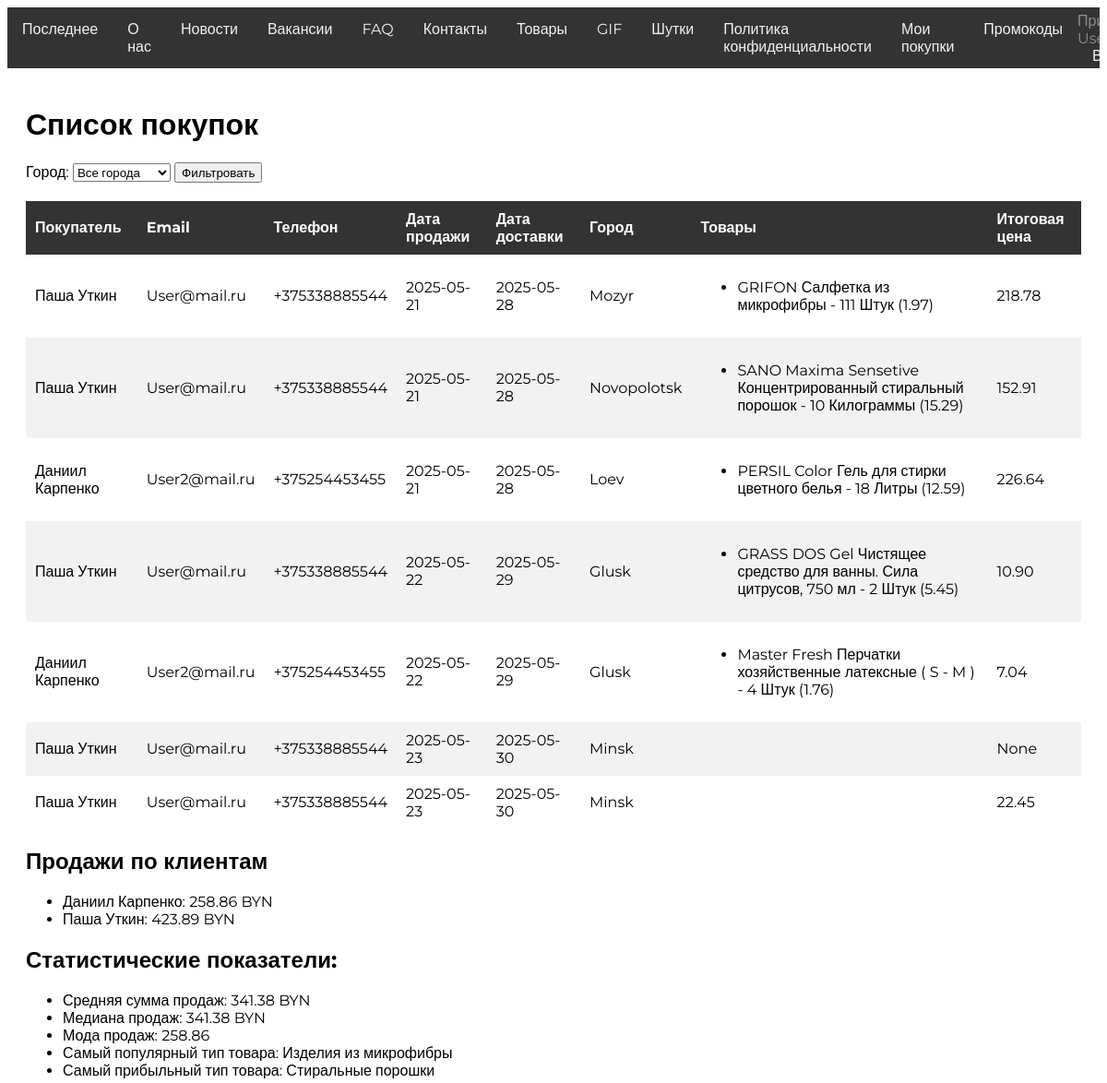
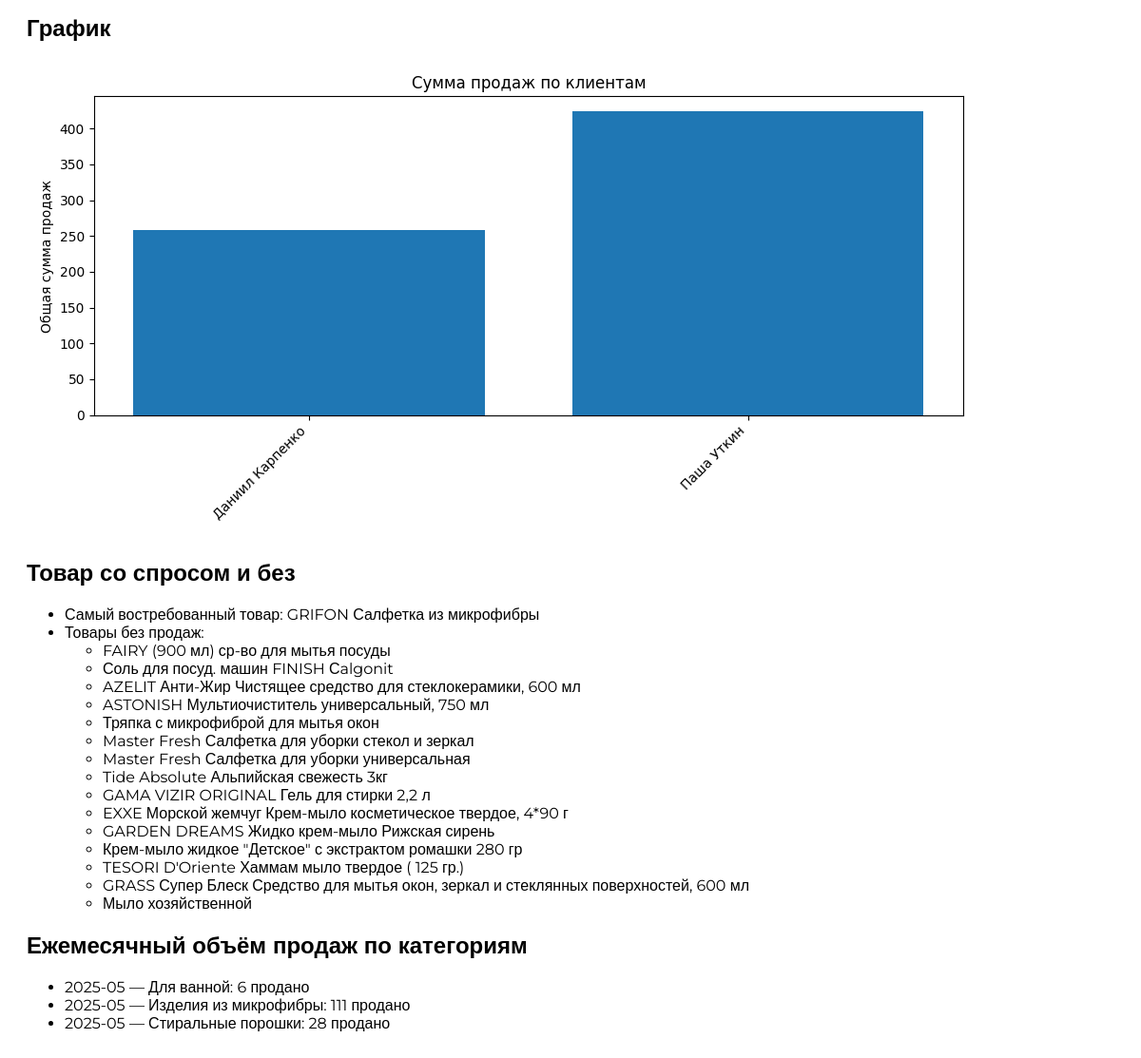
The page /sales/ (signed in) on the database its author committed (2 pictures, top to bottom).
### OnlineShop/models.py (models this page shows, shortened)
class Sale(models.Model):
    objects = models.Manager()
    customer = models.ForeignKey(Customer, on_delete=models.CASCADE)
    products = models.ManyToManyField(Product, through='SaleProduct')
    sale_date = models.DateTimeField(auto_now_add=True)
    delivery_date = models.DateTimeField()
    total_price = models.DecimalField(max_digits=10, decimal_places=2, null=True, blank=True)
    city = models.CharField(max_length=100, default="Неизвестно")

class Customer(models.Model):
    objects = models.Manager()
    first_name = models.CharField(max_length=50)
    last_name = models.CharField(max_length=50)
    email = models.EmailField(unique=True)
    phone = models.CharField(max_length=15)

class SaleProduct(models.Model):
    objects = models.Manager()
    sale = models.ForeignKey(Sale, on_delete=models.CASCADE)
    product = models.ForeignKey(Product, on_delete=models.CASCADE)
    quantity = models.PositiveIntegerField()
    price = models.DecimalField(max_digits=10, decimal_places=2, default=0)

class Product(models.Model):
    UNIT_CHOICES = [
        ('pcs', 'Штук'),
        ('kg', 'Килограммы'),
        ('l', 'Литры'),
    ]
    objects = models.Manager()
    name = models.CharField(max_length=100)
    price = models.DecimalField(max_digits=10, decimal_places=2)
    unit = models.CharField(max_length=3, choices=UNIT_CHOICES, default='pcs')
    category = models.ForeignKey(Category, on_delete=models.CASCADE, related_name='products')

class Category(models.Model):
    objects = models.Manager()
    name = models.CharField(max_length=100)

### OnlineShop/views.py (the view)
# urls.py: path('sales/', views.sale_list, name='sale_list'),
def sale_list(request):
    selected_city = request.GET.get('city')
    sales = Sale.objects.select_related('customer').prefetch_related('saleproduct_set__product')
    if selected_city:
        sales = sales.filter(city=selected_city)
    unique_cities = Sale.objects.values_list('city', flat=True).distinct().order_by('city')
    customers = Customer.objects.order_by('last_name', 'first_name')
    sales_total_by_customer = {
        f"{customer.first_name} {customer.last_name}": round(
            SaleProduct.objects.filter(
                sale__customer=customer
            ).aggregate(total=Sum(F('quantity') * F('product__price')))['total'] or 0, 2
        )
        for customer in customers
    }
    sales_totals = list(sales_total_by_customer.values())
    try:
        sales_mean = round(mean(sales_totals), 2)
        sales_median = round(median(sales_totals), 2)
        sales_mode = round(mode(sales_totals), 2)
    except StatisticsError:
        sales_mode = "Нет моды"
    product_sales = SaleProduct.objects.values('product__category__name').annotate(
        total_quantity=Sum('quantity'),
        total_profit=Sum(F('quantity') * F('product__price'))
    ).order_by('-total_quantity')
    most_popular_type = product_sales[0]['product__category__name'] if product_sales else "Нет данных"
    most_profitable_type = sorted(product_sales, key=lambda x: x['total_profit'], reverse=True)[0]['product__category__name'] if product_sales else "Нет данных"
    most_demanded_product = SaleProduct.objects.values('product__name').annotate(
        total=Sum('quantity')
    ).order_by('-total').first()
    most_demanded_product_name = most_demanded_product['product__name'] if most_demanded_product else "Нет данных"
    sold_product_ids = SaleProduct.objects.values_list('product_id', flat=True).distinct()
    unsold_products = Product.objects.exclude(id__in=sold_product_ids)
    monthly_sales = SaleProduct.objects.annotate(
        month=TruncMonth('sale__sale_date')
    ).values('month', 'product__category__name').annotate(
        total=Sum('quantity')
    ).order_by('month')
    return render(request, 'sale_list.html', {
        'sales': sales,
        'unique_cities': unique_cities,
        'selected_city': selected_city,
        'sales_total_by_customer': sales_total_by_customer,
        'sales_mean': sales_mean,
        'sales_median': sales_median,
        'sales_mode': sales_mode,
        'most_popular_type': most_popular_type,
        'most_profitable_type': most_profitable_type,
        'most_demanded_product_name': most_demanded_product_name,
        'unsold_products': unsold_products,
        'monthly_sales': monthly_sales,
    })

### templates/sale_list.html (shortened to what this page needs)
<!DOCTYPE html>
{% load static %}
<html lang="en">
<head>
    <link rel="stylesheet" href="{% static 'css/styles.css' %}"/>
</head>
<body class="body">
<div class="navbar">
    <div class="left-items">
        <a href="#" id="latest" class="tab">Последнее</a>
        <a href="#" id="about" class="tab">О нас</a>
        <a href="#" id="news" class="tab">Новости</a>
        <a href="{% url 'vacancy_list' %}" id="vacancies" class="tab">Вакансии</a>
        <a href="#" id="faq" class="tab">FAQ</a>
        <a href="#" id="contacts" class="tab">Контакты</a>
        <a href="#" id="products" class="tab">Товары</a>
        <a href="#" id="gif" class="tab">GIF</a>
        <a href="#" id="rand" class="tab">Шутки</a>
        <a href="{% url 'privacy_policy' %}" id="privacy-policy" class="tab">Политика конфиденциальности</a>
        {% if user.is_authenticated and not user.is_staff %}
            <a href="{% url 'my_purchases' %}" id="mypurchases" class="tab">Мои покупки</a>
        {% endif %}
        {% if user.is_authenticated %}
            <a href="{% url 'promo_list' %}" id="promocodes" class="tab">Промокоды</a>
        {% endif %}
    </div>
    {% if user.is_authenticated %}
        <div class="sp">
            <span>Привет, {{ user.username }}!</span>
            <a href="/logout">Выйти</a>
        </div>
    {% else %}
        <a href="/login">Войти</a>
    {% endif %}
</div>
<div class="container">
    <h1>Список покупок</h1>
    <form method="get" class="form-inline" style="margin-bottom: 20px;">
        <label for="city">Город:</label>
        <select name="city" id="city">
            <option value="">Все города</option>
        </select>
        <button type="submit">Фильтровать</button>
    </form>
    <table class="table">
        <thead>
        <tr>
            <th>Покупатель</th>
            <th>Email</th>
            <th>Телефон</th>
            <th>Дата продажи</th>
            <th>Дата доставки</th>
            <th>Город</th>
            <th>Товары</th>
            <th>Итоговая цена</th>
        </tr>
        </thead>
        <tbody>
        {% for sale in sales %}
            <tr>
                <td>{{ sale.customer.first_name }} {{ sale.customer.last_name }}</td>
                <td>{{ sale.customer.email }}</td>
                <td>{{ sale.customer.phone }}</td>
                <td>{{ sale.sale_date|date:"Y-m-d" }}</td>
                <td>{{ sale.delivery_date|date:"Y-m-d" }}</td>
                <td>{{ sale.city }}</td>
                <td>
                    <ul>
                        {% for sale_product in sale.saleproduct_set.all %}
                            <li>{{ sale_product.product.name }}
                                - {{ sale_product.quantity }} {{ sale_product.product.get_unit_display }}
                                ({{ sale_product.price }})
                            </li>
                        {% endfor %}
                    </ul>
                </td>
                <td>{{ sale.total_price }}</td>
            </tr>
        {% endfor %}
        </tbody>
    </table>
    <h2>Продажи по клиентам</h2>
    <ul>
        {% for name, total in sales_total_by_customer.items %}
            <li>{{ name }}: {{ total }} BYN</li>
        {% endfor %}
    </ul>
    <h2>Статистические показатели:</h2>
    <ul>
        <li>Средняя сумма продаж: {{ sales_mean }} BYN</li>
        <li>Медиана продаж: {{ sales_median }} BYN</li>
        <li>Мода продаж: {{ sales_mode }}</li>
        <li>Самый популярный тип товара: {{ most_popular_type }}</li>
        <li>Самый прибыльный тип товара: {{ most_profitable_type }}</li>
    </ul>
    <h2>График</h2>
    <img src="/media/stats/sale_statistics.png" alt="График">
    <h2>Товар со спросом и без</h2>
    <ul>
        <li>Самый востребованный товар: {{ most_demanded_product_name }}</li>
        <li>Товары без продаж:
            {% if unsold_products %}
                <ul>
                    {% for p in unsold_products %}
                        <li>{{ p.name }}</li>
                    {% endfor %}
                </ul>
            {% else %}
                Все товары были проданы.
            {% endif %}
        </li>
    </ul>
    <h2>Ежемесячный объём продаж по категориям</h2>
    <ul>
        {% for item in monthly_sales %}
            <li>
                {{ item.month|date:"Y-m" }} — {{ item.product__category__name }}:
                {{ item.total }} продано
            </li>
        {% endfor %}
    </ul>
</div>
</body>
</html>

### static/css/styles.css (style rules this page uses)
.body { font-family: Montserrat, sans-serif; }
* { font-family: Montserrat, sans-serif; }
.navbar { display: flex; justify-content: space-between; align-items: center; overflow: hidden; background-color: #333333; }
.navbar span { color: #8e8e8e }
.left-items { display: flex; }
.navbar a { color: #f2f2f2; text-decoration: none; padding: 14px 16px; }
.container { padding: 20px; }
.table { width: 100%; border-collapse: collapse; }
.table th, .table td { padding: 10px; text-align: left; }
.table th { background-color: #333; color: white; }
.table tr:nth-child(even) { background-color: #f2f2f2; }

### rows shown on the page
Sale: customer.first_name "Паша", customer.last_name "Уткин", customer.email "User@mail.ru", customer.phone "+375338885544", sale_date "2025-05-21", delivery_date "2025-05-28", city "Mozyr", total_price "218.78"
SaleProduct: product.name "GRIFON Салфетка из микрофибры", quantity "111", product.unit "Штук", price "1.97"
Sale: customer.first_name "Паша", customer.last_name "Уткин", customer.email "User@mail.ru", customer.phone "+375338885544", sale_date "2025-05-21", delivery_date "2025-05-28", city "Novopolotsk", total_price "152.91"
SaleProduct: product.name "SANO Maxima Sensetive Концентрированный стиральный порошок", quantity "10", product.unit "Килограммы", price "15.29"
Sale: customer.first_name "Даниил", customer.last_name "Карпенко", customer.email "User2@mail.ru", customer.phone "+375254453455", sale_date "2025-05-21", delivery_date "2025-05-28", city "Loev", total_price "226.64"
SaleProduct: product.name "PERSIL Color Гель для стирки цветного белья", quantity "18", product.unit "Литры", price "12.59"
Sale: customer.first_name "Паша", customer.last_name "Уткин", customer.email "User@mail.ru", customer.phone "+375338885544", sale_date "2025-05-22", delivery_date "2025-05-29", city "Glusk", total_price "10.90"
SaleProduct: product.name "GRASS DOS Gel Чистящее средство для ванны. Сила цитрусов, 750 мл", quantity "2", product.unit "Штук", price "5.45"
Sale: customer.first_name "Даниил", customer.last_name "Карпенко", customer.email "User2@mail.ru", customer.phone "+375254453455", sale_date "2025-05-22", delivery_date "2025-05-29", city "Glusk", total_price "7.04"
SaleProduct: product.name "Master Fresh Перчатки хозяйственные латексные ( S - M )", quantity "4", product.unit "Штук", price "1.76"
Sale: customer.first_name "Паша", customer.last_name "Уткин", customer.email "User@mail.ru", customer.phone "+375338885544", sale_date "2025-05-23", delivery_date "2025-05-30", city "Minsk", total_price "None"
Sale: customer.first_name "Паша", customer.last_name "Уткин", customer.email "User@mail.ru", customer.phone "+375338885544", sale_date "2025-05-23", delivery_date "2025-05-30", city "Minsk", total_price "22.45"
Category: name "Изделия из микрофибры", month "2025-05", product__category__name "Изделия из микрофибры", total "111"
Category: name "Стиральные порошки", month "2025-05", product__category__name "Стиральные порошки", total "28"
Product: name "GRIFON Салфетка из микрофибры"
Product: name "FAIRY (900 мл) ср-во для мытья посуды"
Product: name "Соль для посуд. машин FINISH Сalgonit"
Product: name "AZELIT Анти-Жир Чистящее средство для стеклокерамики, 600 мл"
Product: name "ASTONISH Мультиочиститель универсальный, 750 мл"
Product: name "Тряпка с микрофиброй для мытья окон"
Product: name "Master Fresh Салфетка для уборки стекол и зеркал"
Product: name "Master Fresh Салфетка для уборки универсальная"
Product: name "Tide Absolute Альпийская свежесть 3кг"
Product: name "GAMA VIZIR ORIGINAL Гель для стирки 2,2 л"
Product: name "EXXE Морской жемчуг Крем-мыло косметическое твердое, 4*90 г"
Product: name "GARDEN DREAMS Жидко крем-мыло Рижская сирень"
Product: name "Крем-мыло жидкое \"Детское\" с экстрактом ромашки 280 гр"
Product: name "TESORI D'Oriente Хаммам мыло твердое ( 125 гр.)"
Product: name "GRASS Супер Блеск Средство для мытья окон, зеркал и стеклянных поверхностей, 600 мл"
Product: name "Мыло хозяйственной"
Category: month "2025-05", product__category__name "Для ванной", total "6"

### other values the page prints
{{ name }} "Даниил Карпенко" "Паша Уткин"
{{ total }} "258.86" "423.89"
{{ sales_mean }} "341.38"
{{ sales_median }} "341.38"
{{ sales_mode }} "258.86"
